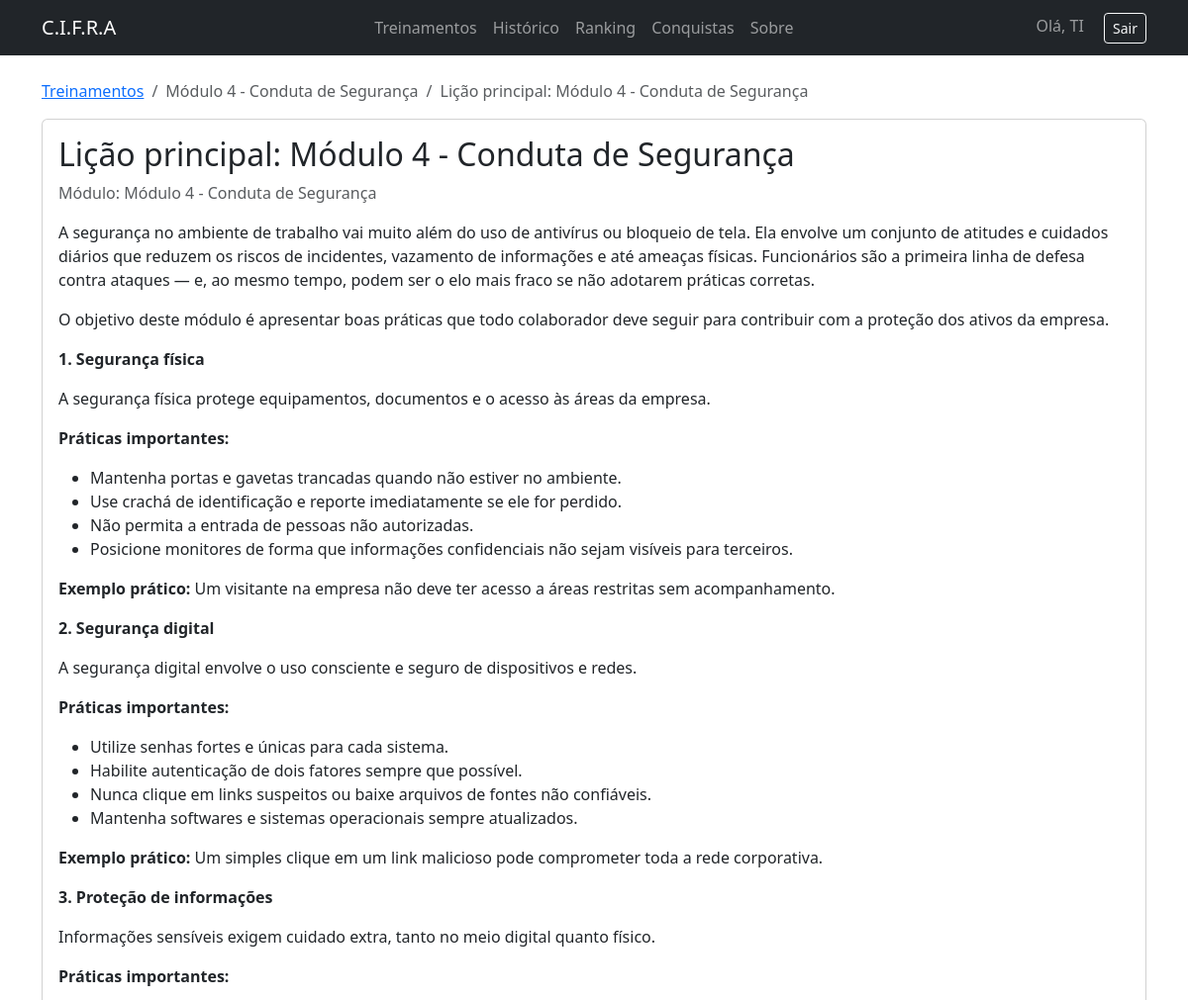
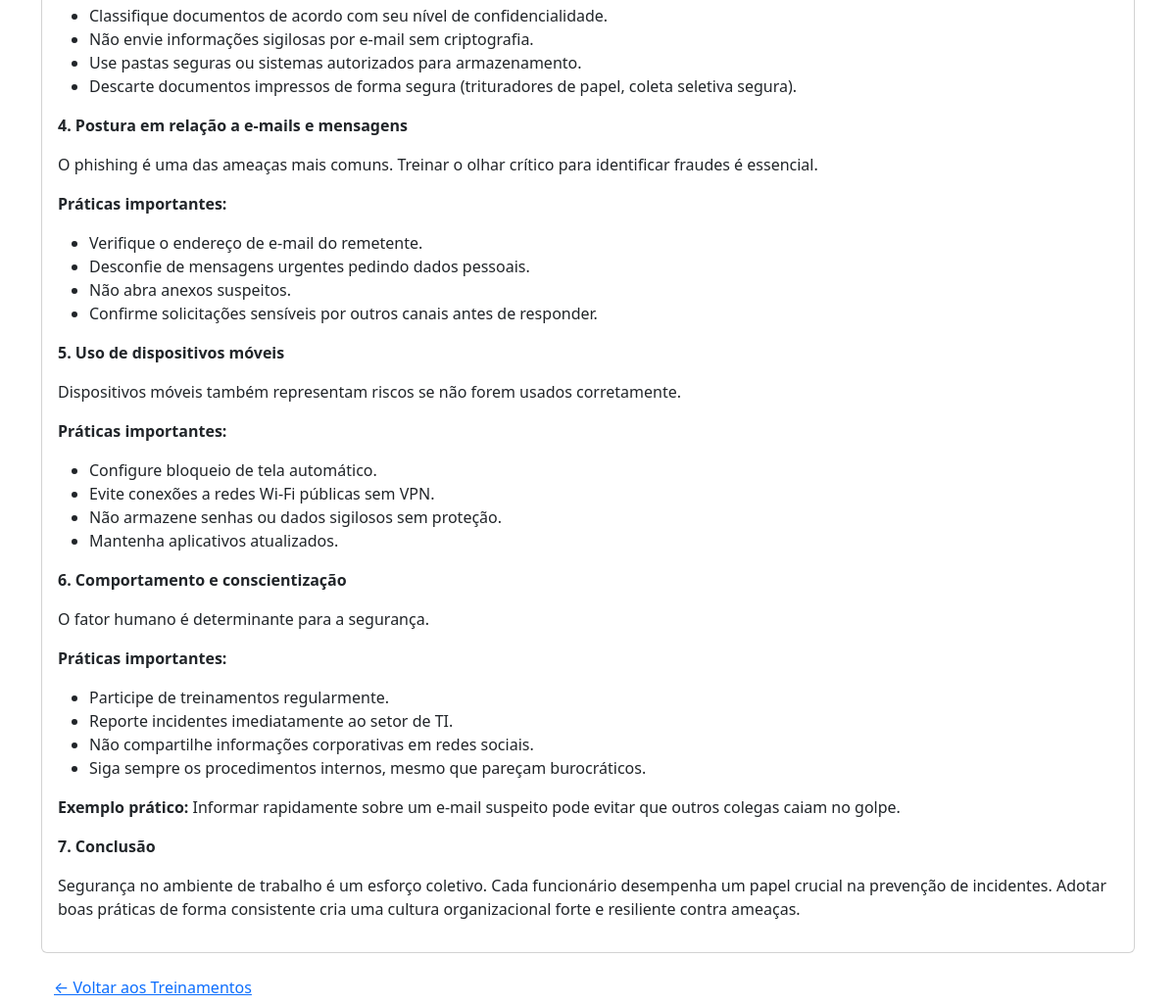
The page /training/modulo-4-conduta-de-seguranca/licao-principal-modulo-4-conduta-de-seguranca/ (signed in) on the database its author committed (2 pictures, top to bottom).
### core/models.py (models this page shows, shortened)
class User(AbstractUser):
    ROLE_EMPLOYEE = "employee"
    ROLE_ADMIN_TI = "admin_ti"
    ROLE_CHOICES = [
        (ROLE_EMPLOYEE, "Funcionário"),
        (ROLE_ADMIN_TI, "Admin TI"),
    ]
    role = models.CharField(
        max_length=20,
        choices=ROLE_CHOICES,
        default=ROLE_EMPLOYEE,
    )
    score = models.IntegerField(default=0)

class Module(models.Model):
    title = models.CharField(max_length=200)
    slug = models.SlugField(unique=True, max_length=200)
    summary = models.TextField(blank=True)
    order = models.PositiveIntegerField(default=0)
    class Meta:
        ordering = ['order', 'title']
        verbose_name = "Módulo"
        verbose_name_plural = "Módulos"

class Lesson(models.Model):
    module = models.ForeignKey(Module, on_delete=models.CASCADE, related_name='lessons')
    title = models.CharField(max_length=200)
    slug = models.SlugField(max_length=200)
    content_html = models.TextField(blank=True, help_text="HTML sanitizado para renderizar a lição")
    content_markdown = models.TextField(blank=True, help_text="(Opcional) versão em markdown")
    order = models.PositiveIntegerField(default=0)
    created_at = models.DateTimeField(auto_now_add=True)
    resources_file = models.FileField(upload_to='lesson_resources/', null=True, blank=True,
                                      help_text="Arquivo (PDF/DOCX) disponível para download")
    class Meta:
        unique_together = ('module', 'slug')
        ordering = ['order']
        verbose_name = "Lição"
        verbose_name_plural = "Lições"

### core/views.py (the view)
# urls.py: path('training/<slug:module_slug>/<slug:lesson_slug>/', views.lesson_detail, name='lesson_detail'),  # detalhe de aula
@login_required
def lesson_detail(request, module_slug, lesson_slug):
    module = get_object_or_404(Module, slug=module_slug)
    lesson = get_object_or_404(Lesson, module=module, slug=lesson_slug)
    safe_html = bleach.clean(lesson.content_html or '', tags=ALLOWED_TAGS, attributes=ALLOWED_ATTRS, strip=True)
    if request.headers.get('x-requested-with') == 'XMLHttpRequest':
        return JsonResponse({'title': lesson.title, 'content_html': safe_html})
    return render(request, 'core/lesson_detail.html', {'module': module, 'lesson': lesson, 'content_html': safe_html})

### core/templates/core/lesson_detail.html (shortened to what this page needs)
{% extends "core/base.html" %}
{% block content %}
<nav aria-label="breadcrumb" class="mb-3">
  <ol class="breadcrumb">
    <li class="breadcrumb-item"><a href="{% url 'training' %}">Treinamentos</a></li>
    <li class="breadcrumb-item active" aria-current="page">{{ module.title }}</li>
    <li class="breadcrumb-item active" aria-current="page">{{ lesson.title }}</li>
  </ol>
</nav>
<div class="card mb-3">
  <div class="card-body">
    <h2 class="card-title">{{ lesson.title }}</h2>
    <p class="text-muted mb-3">Módulo: {{ module.title }}</p>
    <div class="lesson-content">
      {{ content_html|safe }}
    </div>
  </div>
</div>
<a class="btn btn-link" href="{% url 'training' %}">&larr; Voltar aos Treinamentos</a>
{% endblock %}

### core/templates/core/base.html (shortened to what this page needs)
<!DOCTYPE html>
<html lang="pt-BR">
<head>
    <link rel="stylesheet" href="https://cdn.jsdelivr.net/npm/bootstrap@5.3.0/dist/css/bootstrap.min.css">
</head>
<body>
<nav class="navbar navbar-expand-lg navbar-dark bg-dark mb-4">
    <div class="container">
        <a class="navbar-brand" href="{% url 'index' %}">C.I.F.R.A</a>
        <div>
            <ul class="navbar-nav me-auto">
              <li class="nav-item"><a class="nav-link" href="{% url 'training' %}">Treinamentos</a></li>
              <li class="nav-item"><a class="nav-link" href="{% url 'attempts' %}">Histórico</a></li>
              <li class="nav-item"><a class="nav-link" href="{% url 'ranking' %}">Ranking</a></li>
              <li class="nav-item"><a class="nav-link" href="{% url 'achievements' %}">Conquistas</a></li>
              <li class="nav-item"><a class="nav-link" href="{% url 'about' %}">Sobre</a></li>
            </ul>
        </div>
        <div>
            {% if user.is_authenticated %}
                <span class="navbar-text me-3">Olá, {{ user.username }}</span>
                <form action="{% url 'logout' %}" method="post" style="display:inline;">
                <button type="submit" class="btn btn-outline-light btn-sm">Sair</button>
                </form>
            {% else %}
                <a class="btn btn-outline-light btn-sm" href="{% url 'login' %}">Entrar</a>
            {% endif %}
        </div>
    </div>
</nav>
<div class="container">
    {% block content %}{% endblock %}
</div>
</body>
</html>

### rows shown on the page
User: username "TI"
Module: title "Módulo 4 - Conduta de Segurança"
Lesson: title "Lição principal: Módulo 4 - Conduta de Segurança"
